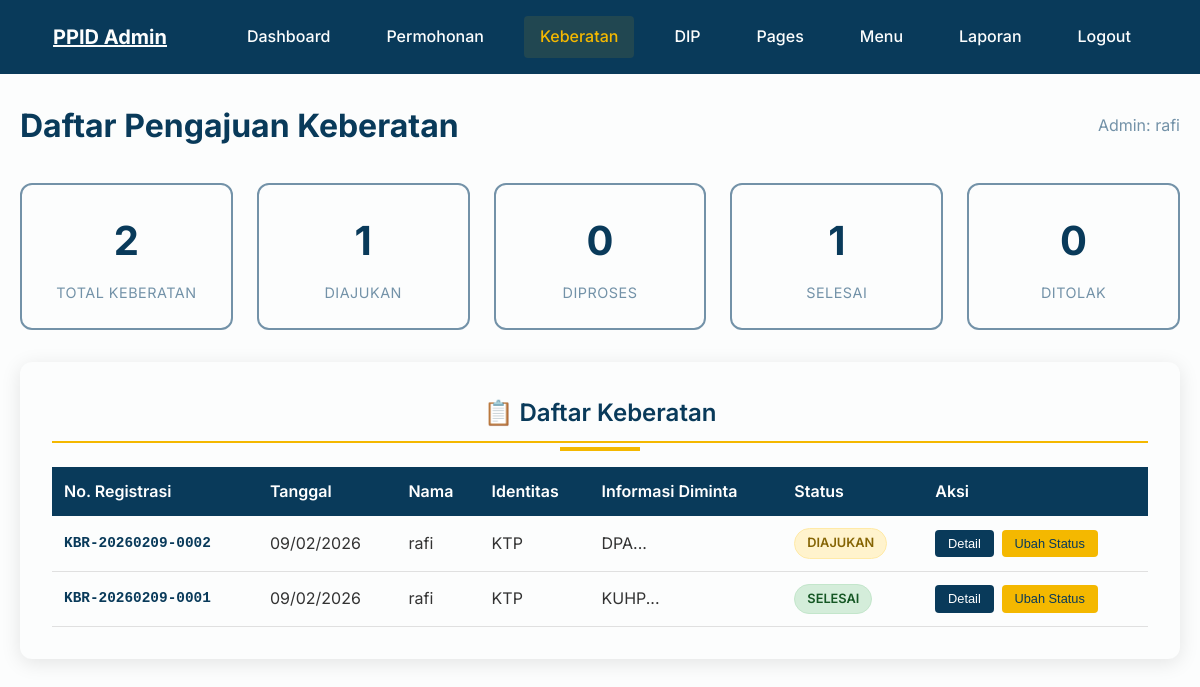
The app's page /admin/keberatan/index.php (signed in) with its own data.
### tables this page shows
CREATE TABLE `keberatan` (
  `id` int(11) NOT NULL,
  `nomor_registrasi` varchar(50) NOT NULL,
  `nama_lengkap` varchar(150) NOT NULL,
  `identitas` varchar(50) NOT NULL,
  `no_identitas` varchar(100) NOT NULL,
  `scan_identitas` varchar(255) NOT NULL,
  `informasi_diminta` text NOT NULL,
  `alasan_pengajuan` text NOT NULL,
  `keterangan_tambahan` text DEFAULT NULL,
  `status` enum('diajukan','diproses','selesai','ditolak') DEFAULT 'diajukan',
  `putusan` text DEFAULT NULL,
  `tanggal_pengajuan` timestamp NOT NULL DEFAULT current_timestamp(),
  `tanggal_putusan` timestamp NULL DEFAULT NULL
);

### includes/keberatan_service.php (called while the page is built, shortened)
<?php
require_once __DIR__ . '/config.php';
function getAllKeberatan($limit = 50, $offset = 0) {
    global $conn;
    $stmt = $conn->prepare("
        SELECT id, nomor_registrasi, nama_lengkap, identitas, no_identitas,
               informasi_diminta, alasan_pengajuan, status, tanggal_pengajuan
        FROM keberatan
        ORDER BY tanggal_pengajuan DESC
        LIMIT ? OFFSET ?
    ");
    $stmt->bind_param("ii", $limit, $offset);
    $stmt->execute();
    return $stmt->get_result()->fetch_all(MYSQLI_ASSOC);
}
?>

### admin/keberatan/index.php (the view, shortened to what this page needs)
<?php
require_once '../../includes/config.php';
require_once '../../includes/keberatan_service.php';
$page = isset($_GET['page']) ? (int)$_GET['page'] : 1;
$limit = 20;
$offset = ($page - 1) * $limit;
$keberatanList = getAllKeberatan($limit, $offset);
$stmt = $conn->prepare("SELECT COUNT(*) as total FROM keberatan");
$stmt->execute();
$totalResult = $stmt->get_result();
$totalKeberatan = $totalResult->fetch_assoc()['total'];
?>
<!DOCTYPE html>
<html lang="id">
<head>
    <link rel="stylesheet" href="../../css/style.css">
</head>
<body class="admin-body admin-keberatan">
   <header class="header" id="header">
        <div class="container">
            <div class="header-content">
                <div class="logo">
                    <h2><a href="../dashboard.php" style="color: #FCFDFD;">PPID Admin</a></h2>
                </div>
                <nav class="nav-menu">
                    <ul class="nav-list">
                        <li class="nav-item">
                            <a href="../dashboard.php" class="nav-link">Dashboard</a>
                        </li>
                        <li class="nav-item">
                            <a href="../permohonan/index.php" class="nav-link">Permohonan</a>
                        </li>
                        <li class="nav-item">
                            <a href="index.php" class="nav-link active">Keberatan</a>
                        </li>
                        <li class="nav-item">
                            <a href="../dip/index.php" class="nav-link">DIP</a>
                        </li>
                        <li class="nav-item">
                            <a href="../pages/index.php" class="nav-link">Pages</a>
                        </li>
                        <li class="nav-item">
                            <a href="../menus/index.php" class="nav-link">Menu</a>
                        </li>
                        <li class="nav-item">
                            <a href="../laporan.php" class="nav-link">Laporan</a>
                        </li>
                        <li class="nav-item">
                            <a href="../logout.php" class="nav-link">Logout</a>
                        </li>
                    </ul>
                </nav>
            </div>
        </div>
    </header>
    <main class="admin-page">
        <div class="page-header">
            <h1 class="page-title">Daftar Pengajuan Keberatan</h1>
            <div class="admin-info">
                <span>Admin: <?php echo htmlspecialchars($_SESSION['admin_username']); ?></span>
            </div>
        </div>
        <div class="stats-grid">
            <?php
            $stats = [
                'total' => $totalKeberatan,
                'diajukan' => 0,
                'diproses' => 0,
                'selesai' => 0,
                'ditolak' => 0
            ];
            $stmt = $conn->prepare("SELECT status, COUNT(*) as count FROM keberatan GROUP BY status");
            $stmt->execute();
            $result = $stmt->get_result();
            while ($row = $result->fetch_assoc()) {
                $stats[$row['status']] = $row['count'];
            }
            ?>
            <div class="stat-card">
                <div class="stat-number"><?php echo $stats['total']; ?></div>
                <div class="stat-label">Total Keberatan</div>
            </div>
            <div class="stat-card">
                <div class="stat-number"><?php echo $stats['diajukan']; ?></div>
                <div class="stat-label">Diajukan</div>
            </div>
            <div class="stat-card">
                <div class="stat-number"><?php echo $stats['diproses']; ?></div>
                <div class="stat-label">Diproses</div>
            </div>
            <div class="stat-card">
                <div class="stat-number"><?php echo $stats['selesai']; ?></div>
                <div class="stat-label">Selesai</div>
            </div>
            <div class="stat-card">
                <div class="stat-number"><?php echo $stats['ditolak']; ?></div>
                <div class="stat-label">Ditolak</div>
            </div>
        </div>
        <div class="section-card">
            <h2 class="section-title">📋 Daftar Keberatan</h2>
            <div class="table-container">
                <table class="stats-table">
                    <thead>
                        <tr>
                            <th>No. Registrasi</th>
                            <th>Tanggal</th>
                            <th>Nama</th>
                            <th>Identitas</th>
                            <th>Informasi Diminta</th>
                            <th>Status</th>
                            <th>Aksi</th>
                        </tr>
                    </thead>
                    <tbody>
                        <?php if (!empty($keberatanList)): ?>
                            <?php foreach ($keberatanList as $keberatan): ?>
                                <tr>
                                    <td class="nomor-reg"><?php echo htmlspecialchars($keberatan['nomor_registrasi']); ?></td>
                                    <td><?php echo date('d/m/Y', strtotime($keberatan['tanggal_pengajuan'])); ?></td>
                                    <td><?php echo htmlspecialchars($keberatan['nama_lengkap']); ?></td>
                                    <td><?php echo htmlspecialchars($keberatan['identitas']); ?></td>
                                    <td><?php echo htmlspecialchars(substr($keberatan['informasi_diminta'], 0, 50)) . '...'; ?></td>
                                    <td>
                                        <span class="status-badge status-<?php echo $keberatan['status']; ?>">
                                            <?php
                                            $statusLabels = [
                                                'diajukan' => 'Diajukan',
                                                'diproses' => 'Diproses',
                                                'selesai' => 'Selesai',
                                                'ditolak' => 'Ditolak'
                                            ];
                                            echo $statusLabels[$keberatan['status']] ?? $keberatan['status'];
                                            ?>
                                        </span>
                                    </td>
                                    <td>
                                        <div class="action-buttons">
                                            <button type="button" class="btn-small btn-detail js-detail-keberatan" data-id="<?php echo (int)$keberatan['id']; ?>">
                                                Detail
                                            </button>
                                            <button type="button" class="btn-small btn-status js-status-keberatan" data-id="<?php echo (int)$keberatan['id']; ?>" data-status="<?php echo htmlspecialchars($keberatan['status'], ENT_QUOTES, 'UTF-8'); ?>">
                                                Ubah Status
                                            </button>
                                        </div>
                                    </td>
                                </tr>
                            <?php endforeach; ?>
                        <?php endif; ?>
                    </tbody>
                </table>
            </div>
        </div>
    </main>
</body>
</html>

### records on screen
keberatan: nomor_registrasi "KBR-20260209-0002", tanggal_pengajuan "09/02/2026", nama_lengkap "rafi", identitas "KTP", informasi_diminta "DPA", status "DIAJUKAN"
keberatan: nomor_registrasi "KBR-20260209-0001", tanggal_pengajuan "09/02/2026", nama_lengkap "rafi", identitas "KTP", informasi_diminta "KUHP", status "SELESAI"

### other values on screen
$_SESSION['admin_username'] "rafi"
$stats['total'] "2"
$stats['diajukan'] "1"
$stats['diproses'] "0"
$stats['selesai'] "1"
$stats['ditolak'] "0"
